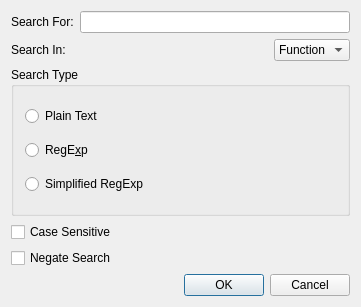
<?xml version="1.0" encoding="UTF-8"?>
<ui version="4.0" stdsetdef="1">
  <author></author>
  <comment></comment>
  <exportmacro></exportmacro>
  <class>SearchResultsLayout</class>
  <widget class="QDialog" name="SearchResultsLayout">
    <property name="geometry">
      <rect>
        <x>0</x>
        <y>0</y>
        <width>361</width>
        <height>307</height>
      </rect>
    </property>
    <property name="windowTitle">
      <string>Filter Query Results</string>
    </property>
    <layout class="QVBoxLayout">
      <item>
        <layout class="QHBoxLayout">
          <item>
            <widget class="QLabel" name="textLabel2">
              <property name="text">
                <string>Search For:</string>
              </property>
              <property name="wordWrap">
                <bool>false</bool>
              </property>
            </widget>
          </item>
          <item>
            <widget class="QLineEdit" name="m_pSearchEdit"/>
          </item>
        </layout>
      </item>
      <item>
        <layout class="QHBoxLayout">
          <item>
            <widget class="QLabel" name="textLabel1">
              <property name="text">
                <string>Search In:</string>
              </property>
              <property name="wordWrap">
                <bool>false</bool>
              </property>
            </widget>
          </item>
          <item>
            <spacer name="spacer2">
              <property name="sizeHint">
                <size>
                  <width>171</width>
                  <height>20</height>
                </size>
              </property>
              <property name="sizeType">
                <enum>QSizePolicy::Expanding</enum>
              </property>
              <property name="orientation">
                <enum>Qt::Horizontal</enum>
              </property>
            </spacer>
          </item>
          <item>
            <widget class="QComboBox" name="m_pColumnCB">
              <item>
                <property name="text">
                  <string>Function</string>
                </property>
              </item>
              <item>
                <property name="text">
                  <string>File</string>
                </property>
              </item>
              <item>
                <property name="text">
                  <string>Line</string>
                </property>
              </item>
              <item>
                <property name="text">
                  <string>Text</string>
                </property>
              </item>
            </widget>
          </item>
        </layout>
      </item>
      <item>
        <widget class="QGroupBox" name="buttonGroup1">
          <property name="title">
            <string>Search Type</string>
          </property>
          <layout class="QVBoxLayout">
            <item>
              <widget class="QRadioButton" name="m_pTextRadio">
                <property name="text">
                  <string>Plain Text</string>
                </property>
              </widget>
            </item>
            <item>
              <widget class="QRadioButton" name="m_pRegExpRadio">
                <property name="text">
                  <string>RegE&amp;xp</string>
                </property>
              </widget>
            </item>
            <item>
              <widget class="QRadioButton" name="m_pSimpRegExpRadio">
                <property name="text">
                  <string>Simplified RegExp</string>
                </property>
              </widget>
            </item>
          </layout>
        </widget>
      </item>
      <item>
        <widget class="QCheckBox" name="m_pCaseSenCheck">
          <property name="text">
            <string>Case Sensitive</string>
          </property>
        </widget>
      </item>
      <item>
        <widget class="QCheckBox" name="m_pNegateCheck">
          <property name="text">
            <string>Negate Search</string>
          </property>
        </widget>
      </item>
      <item>
        <layout class="QHBoxLayout">
          <item>
            <spacer name="spacer1">
              <property name="sizeHint">
                <size>
                  <width>201</width>
                  <height>21</height>
                </size>
              </property>
              <property name="sizeType">
                <enum>QSizePolicy::Expanding</enum>
              </property>
              <property name="orientation">
                <enum>Qt::Horizontal</enum>
              </property>
            </spacer>
          </item>
          <item>
            <widget class="QPushButton" name="m_pOKButton">
              <property name="text">
                <string>OK</string>
              </property>
            </widget>
          </item>
          <item>
            <widget class="QPushButton" name="m_pCancelButton">
              <property name="text">
                <string>Cancel</string>
              </property>
            </widget>
          </item>
        </layout>
      </item>
    </layout>
  </widget>
  <layoutdefault spacing="6" margin="11"/>
  <pixmapfunction>qPixmapFromMimeSource</pixmapfunction>
  <tabstops>
    <tabstop>m_pSearchEdit</tabstop>
    <tabstop>m_pColumnCB</tabstop>
    <tabstop>m_pTextRadio</tabstop>
    <tabstop>m_pRegExpRadio</tabstop>
    <tabstop>m_pSimpRegExpRadio</tabstop>
    <tabstop>m_pCaseSenCheck</tabstop>
    <tabstop>m_pOKButton</tabstop>
    <tabstop>m_pCancelButton</tabstop>
  </tabstops>
</ui>
